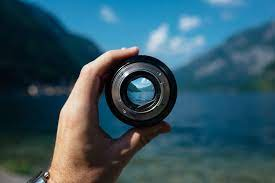
#> input picture Lab-I/1.png, 275 x 183 px
$ python 1.py
#> lines starting #> are read from the running program, lines starting #| are printed output that depends on the picture; after the words box and inside, x2 and y2 are one past the last pixel; in counts of white or black regions, pixels touching at a corner belong together
import numpy as np
import matplotlib.pyplot as plt
import cv2 as cv
import skimage.io as io
img = io.imread("1.png")
#> img is the input picture: shape (183, 275, 3); mean R, G, B 51.6, 85.9, 99.2
org = io.imread("1.png")
print(f"Shape of Image is : {img.shape}")
#| Shape of Image is : (183, 275, 3)
n=100*np.ones(150)
print(img[0:100,56,0])
#| [20 21 22 25 27 30 32 33 37 38 38 37 36 36 35 34 15 10  6  0  0  0  2  6
#|   0  0  2  3  3  3  1  5  6  9  8  4  1  0  0  0  1  1  1  0  1  0  0  0
#|   2  3  2  1  0  1  0  1  2  4  4  4  4  5  5  5  2  2  2  2  2  2  2  2
#|   4  3  2  1  0  0  0  0  4  2  0  0  0 11 32 49 58 61 62 59 52 44 35 28
#|   8  7  4  3]
for i in range(45,65):
    img[0:150,i,1]=n
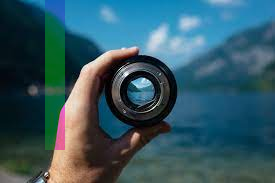
#> img: shape (183, 275, 3); 5.95% of pixels changed, all inside (x1, y1, x2, y2) = (45, 0, 65, 150)
print(img[0:100,46,1])
#| [100 100 100 100 100 100 100 100 100 100 100 100 100 100 100 100 100 100
#|  100 100 100 100 100 100 100 100 100 100 100 100 100 100 100 100 100 100
#|  100 100 100 100 100 100 100 100 100 100 100 100 100 100 100 100 100 100
#|  100 100 100 100 100 100 100 100 100 100 100 100 100 100 100 100 100 100
#|  100 100 100 100 100 100 100 100 100 100 100 100 100 100 100 100 100 100
#|  100 100 100 100 100 100 100 100 100 100]
t=["Orginal Image","Changed Image"]
im=[org,img]
for i in range(2):
    plt.subplot(1,2,i+1)
    plt.title(t[i])
    plt.imshow(im[i])
    plt.axis('off')
plt.show()
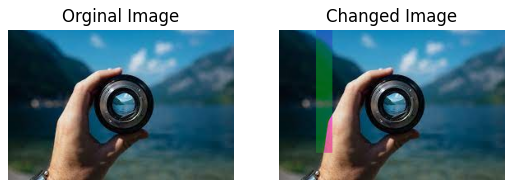
#> figure drawn by matplotlib, 2 panels
